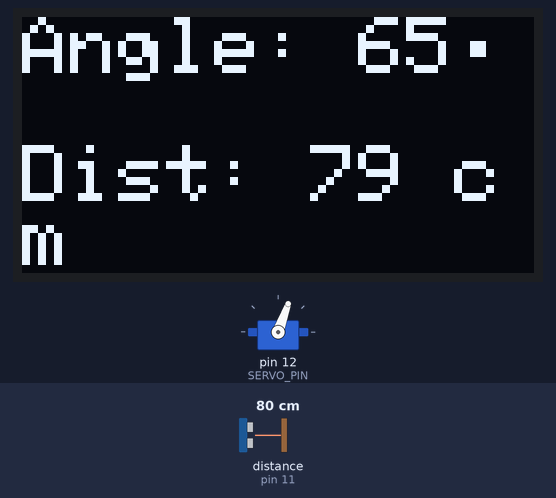
A sketch run on a simulated Arduino Uno, built with avr-gcc and run on an emulated ATmega328P. Shown: servo, 128×64 one-colour display. Wiring (inferred from the names in the program): ultrasonic range finder: trigger pin 10; echo pin 11. The inputs (shaded band) are chosen by the test bench; at power-on: distance to the obstacle (sensor on pin 11) 80 cm. The echo pulse lasts 58.3 µs per cm; the display library's start-up logo is not drawn; what the sketch prints to the serial monitor is not drawn.

Above: at 2.77 s.
2.8 s: distance to the obstacle (sensor on pin 11) set to 18 cm
At 2.97 s:
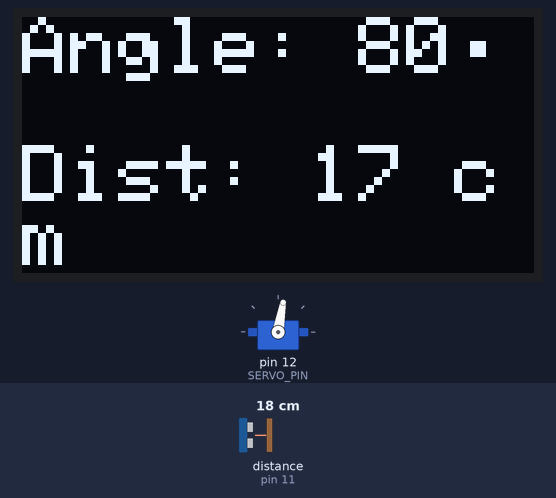
4.4 s: distance to the obstacle (sensor on pin 11) set to 4 cm
At 4.64 s:
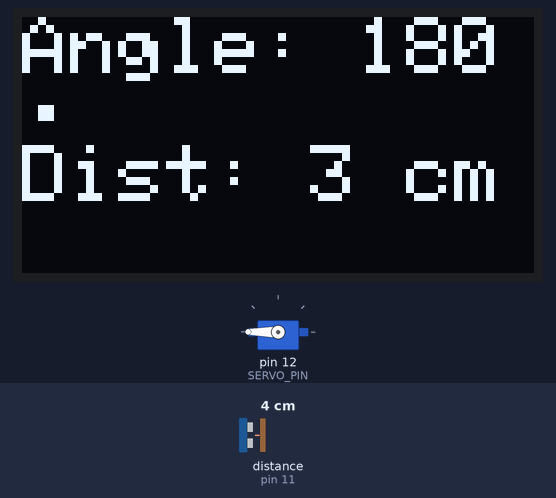
7.4 s: distance to the obstacle (sensor on pin 11) set to 2 cm
At 7.59 s:
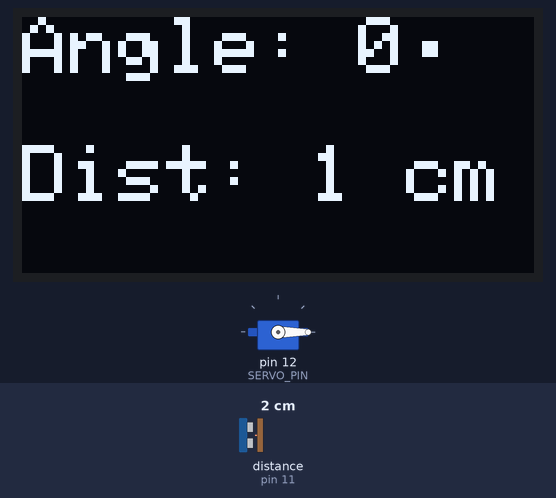
8.9 s: distance to the obstacle (sensor on pin 11) set to 60 cm
At 9.22 s:
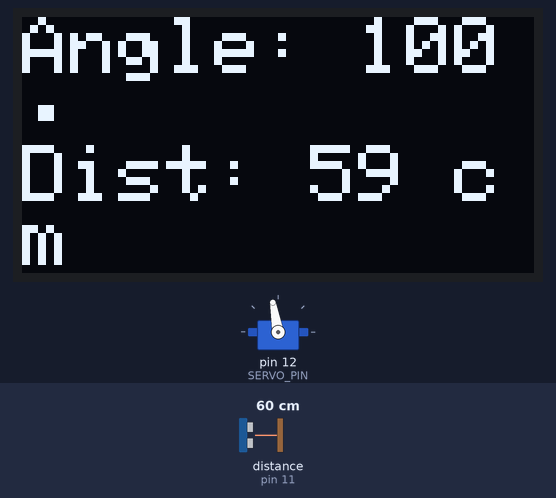
Timing chart, 0 to 11.4 s (numbered marks = the images above; inputs shaded):
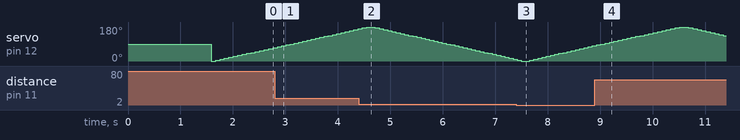

The sketch:

code12.ino
```cpp
// --- Library Includes ---
#include <Servo.h>
#include <Wire.h>
#include <Adafruit_GFX.h>
#include <Adafruit_SSD1306.h>

// --- Pin Definitions ---
// Ultrasonic Sensor
const int TRIG_PIN = 10;
const int ECHO_PIN = 11;

// Servo Motor
const int SERVO_PIN = 12;

// OLED Display (I2C)
// The SDA and SCL pins are typically fixed on Arduino Uno:
// SDA -> A4
// SCL -> A5
#define SCREEN_WIDTH 128 // OLED display width, in pixels
#define SCREEN_HEIGHT 64 // OLED display height, in pixels
#define OLED_RESET -1    // Reset pin # (or -1 if sharing Arduino reset pin)

// --- Global Objects ---
Servo myservo;
Adafruit_SSD1306 display(SCREEN_WIDTH, SCREEN_HEIGHT, &Wire, OLED_RESET);

// --- Timing and Distance Variables ---
long duration;  // stores the duration of the ultrasonic pulse
int distance_cm; // stores the calculated distance in cm
int angle = 0;   // stores the current servo angle

// --- Setup Function ---
void setup() {
  // 1. Initialize Serial Communication (for debugging/monitoring)
  Serial.begin(9600);

  // 2. Initialize Ultrasonic Pins
  pinMode(TRIG_PIN, OUTPUT);
  pinMode(ECHO_PIN, INPUT);

  // 3. Attach Servo
  myservo.attach(SERVO_PIN);
  myservo.write(90); // Start at the center (90 degrees)

  // 4. Initialize OLED Display
  Wire.begin(); // Start I2C communication
  if(!display.begin(SSD1306_SWITCHCAPVCC, 0x3C)) { // Address 0x3C is common for 128x64
    Serial.println(F("SSD1306 allocation failed"));
    for(;;); // Don't proceed, loop forever
  }

  // Display initial message
  display.display(); // Clear buffer and display splash screen
  delay(1000);
  display.clearDisplay();

  display.setTextSize(1);
  display.setTextColor(SSD1306_WHITE);
  display.setCursor(0,0);
  display.println("Sonar Initialized!");
  display.display();
  delay(500);
}

// --- Main Loop Function ---
void loop() {
  // 1. Sweep the Servo from 0 to 180 degrees
  for (angle = 0; angle <= 180; angle += 5) {
    myservo.write(angle);
    measure_and_display();
    delay(50); // Small delay for servo movement and stable reading
  }

  // 2. Sweep the Servo back from 180 to 0 degrees
  for (angle = 180; angle >= 0; angle -= 5) {
    myservo.write(angle);
    measure_and_display();
    delay(50); // Small delay for servo movement and stable reading
  }
}

// --- Custom Function to Measure Distance ---
int measureDistance() {
  // Clear the trigger pin by setting it LOW for 2 microseconds
  digitalWrite(TRIG_PIN, LOW);
  delayMicroseconds(2);

  // Trigger the sensor by setting the trigPin HIGH for 10 microseconds
  digitalWrite(TRIG_PIN, HIGH);
  delayMicroseconds(10);
  digitalWrite(TRIG_PIN, LOW);

  // Read the echo pin, returns the sound wave travel time in microseconds
  duration = pulseIn(ECHO_PIN, HIGH);

  // Calculate the distance
  // Speed of sound is approx 343 m/s or 0.0343 cm/us.
  // The sound travels to the object and back, so divide by 2.
  // Distance (cm) = (Duration * Speed of Sound) / 2
  // Distance (cm) = Duration * 0.0343 / 2
  distance_cm = duration * 0.0343 / 2;

  return distance_cm;
}

// --- Custom Function to Display Data ---
void measure_and_display() {
  distance_cm = measureDistance();

  // Clear the display buffer
  display.clearDisplay();

  // --- Display Angle ---
  display.setTextSize(2);
  display.setCursor(0, 0);
  display.print("Angle: ");
  display.print(angle);
  display.println((char)248); // Print degree symbol

  // --- Display Distance ---
  display.setTextSize(2);
  display.setCursor(0, 32);
  display.print("Dist: ");

  // Handle case where object is too far (e.g., beyond 400cm or a very low reading)
  if (distance_cm > 400 || distance_cm <= 0) {
    display.print("---");
  } else {
    display.print(distance_cm);
  }
  display.print(" cm");

  // Push the buffer to the actual display
  display.display();

  // Send to Serial Monitor for debugging
  Serial.print("Angle: ");
  Serial.print(angle);
  Serial.print(" deg | Distance: ");
  Serial.print(distance_cm);
  Serial.println(" cm");
}
```

Measured:
- by itself, servo on pin 12 (SERVO_PIN): rises from 170° to 180° in 0.08 s, then falls to 10° in 2.8 s
